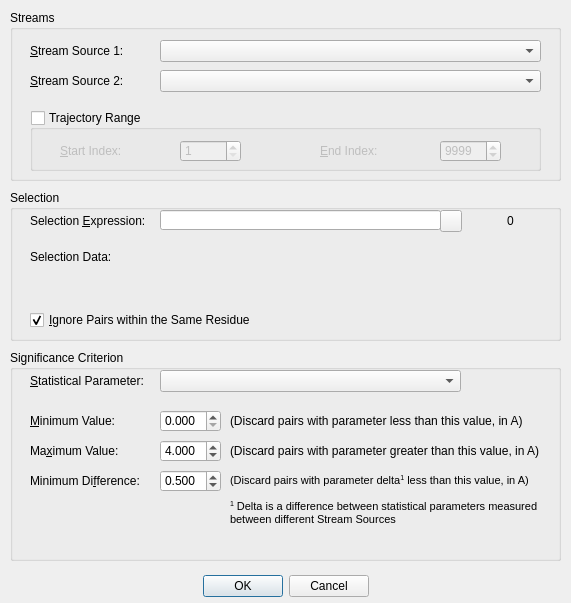
<?xml version="1.0" encoding="UTF-8"?>
<ui version="4.0">
 <class>distanceSearchDialog</class>
 <widget class="QDialog" name="distanceSearchDialog">
  <property name="geometry">
   <rect>
    <x>0</x>
    <y>0</y>
    <width>571</width>
    <height>603</height>
   </rect>
  </property>
  <property name="windowTitle">
   <string>Distance Search</string>
  </property>
  <widget class="QDialogButtonBox" name="buttonBox">
   <property name="geometry">
    <rect>
     <x>10</x>
     <y>570</y>
     <width>551</width>
     <height>32</height>
    </rect>
   </property>
   <property name="orientation">
    <enum>Qt::Horizontal</enum>
   </property>
   <property name="standardButtons">
    <set>QDialogButtonBox::Cancel|QDialogButtonBox::Ok</set>
   </property>
   <property name="centerButtons">
    <bool>true</bool>
   </property>
  </widget>
  <widget class="QGroupBox" name="groupBox_2">
   <property name="geometry">
    <rect>
     <x>10</x>
     <y>190</y>
     <width>551</width>
     <height>151</height>
    </rect>
   </property>
   <property name="title">
    <string>Selection</string>
   </property>
   <widget class="QLabel" name="sel_label">
    <property name="geometry">
     <rect>
      <x>20</x>
      <y>20</y>
      <width>131</width>
      <height>21</height>
     </rect>
    </property>
    <property name="text">
     <string>Selection &amp;Expression:</string>
    </property>
    <property name="buddy">
     <cstring>sel_string</cstring>
    </property>
   </widget>
   <widget class="QLineEdit" name="sel_string">
    <property name="geometry">
     <rect>
      <x>150</x>
      <y>20</y>
      <width>281</width>
      <height>20</height>
     </rect>
    </property>
    <property name="whatsThis">
     <string/>
    </property>
   </widget>
   <widget class="QLabel" name="sel_atCount">
    <property name="geometry">
     <rect>
      <x>470</x>
      <y>20</y>
      <width>61</width>
      <height>21</height>
     </rect>
    </property>
    <property name="text">
     <string>0</string>
    </property>
    <property name="alignment">
     <set>Qt::AlignCenter</set>
    </property>
   </widget>
   <widget class="QLabel" name="sel_label2">
    <property name="geometry">
     <rect>
      <x>20</x>
      <y>60</y>
      <width>111</width>
      <height>20</height>
     </rect>
    </property>
    <property name="text">
     <string>Selection Data:</string>
    </property>
    <property name="alignment">
     <set>Qt::AlignLeading|Qt::AlignLeft|Qt::AlignTop</set>
    </property>
   </widget>
   <widget class="QLabel" name="sel_labelResults">
    <property name="geometry">
     <rect>
      <x>150</x>
      <y>60</y>
      <width>341</width>
      <height>51</height>
     </rect>
    </property>
    <property name="text">
     <string/>
    </property>
    <property name="textFormat">
     <enum>Qt::AutoText</enum>
    </property>
    <property name="alignment">
     <set>Qt::AlignLeading|Qt::AlignLeft|Qt::AlignTop</set>
    </property>
    <property name="wordWrap">
     <bool>true</bool>
    </property>
   </widget>
   <widget class="QPushButton" name="sel_parse">
    <property name="geometry">
     <rect>
      <x>430</x>
      <y>20</y>
      <width>22</width>
      <height>22</height>
     </rect>
    </property>
    <property name="text">
     <string/>
    </property>
   </widget>
   <widget class="QCheckBox" name="selIgnore">
    <property name="geometry">
     <rect>
      <x>20</x>
      <y>120</y>
      <width>511</width>
      <height>20</height>
     </rect>
    </property>
    <property name="text">
     <string>&amp;Ignore Pairs within the Same Residue</string>
    </property>
    <property name="checked">
     <bool>true</bool>
    </property>
   </widget>
  </widget>
  <widget class="QGroupBox" name="groupBox">
   <property name="geometry">
    <rect>
     <x>10</x>
     <y>10</y>
     <width>551</width>
     <height>171</height>
    </rect>
   </property>
   <property name="title">
    <string>Streams</string>
   </property>
   <widget class="QComboBox" name="sCombo">
    <property name="geometry">
     <rect>
      <x>150</x>
      <y>30</y>
      <width>381</width>
      <height>22</height>
     </rect>
    </property>
   </widget>
   <widget class="QLabel" name="label_2">
    <property name="geometry">
     <rect>
      <x>20</x>
      <y>30</y>
      <width>111</width>
      <height>21</height>
     </rect>
    </property>
    <property name="text">
     <string>&amp;Stream Source 1:</string>
    </property>
    <property name="buddy">
     <cstring>sCombo</cstring>
    </property>
   </widget>
   <widget class="QComboBox" name="sCombo2">
    <property name="geometry">
     <rect>
      <x>150</x>
      <y>60</y>
      <width>381</width>
      <height>22</height>
     </rect>
    </property>
   </widget>
   <widget class="QLabel" name="label_3">
    <property name="geometry">
     <rect>
      <x>20</x>
      <y>60</y>
      <width>111</width>
      <height>21</height>
     </rect>
    </property>
    <property name="text">
     <string>&amp;Stream Source 2:</string>
    </property>
    <property name="buddy">
     <cstring>sCombo2</cstring>
    </property>
   </widget>
   <widget class="QGroupBox" name="trajectoryRange">
    <property name="geometry">
     <rect>
      <x>20</x>
      <y>100</y>
      <width>511</width>
      <height>61</height>
     </rect>
    </property>
    <property name="title">
     <string>Trajectory Range</string>
    </property>
    <property name="flat">
     <bool>false</bool>
    </property>
    <property name="checkable">
     <bool>true</bool>
    </property>
    <property name="checked">
     <bool>false</bool>
    </property>
    <widget class="QLabel" name="label_4">
     <property name="geometry">
      <rect>
       <x>290</x>
       <y>30</y>
       <width>121</width>
       <height>21</height>
      </rect>
     </property>
     <property name="text">
      <string>&amp;End Index:</string>
     </property>
     <property name="buddy">
      <cstring>eIndex</cstring>
     </property>
    </widget>
    <widget class="QSpinBox" name="eIndex">
     <property name="geometry">
      <rect>
       <x>410</x>
       <y>30</y>
       <width>61</width>
       <height>22</height>
      </rect>
     </property>
     <property name="minimum">
      <number>1</number>
     </property>
     <property name="maximum">
      <number>999999</number>
     </property>
     <property name="value">
      <number>9999</number>
     </property>
    </widget>
    <widget class="QSpinBox" name="sIndex">
     <property name="geometry">
      <rect>
       <x>150</x>
       <y>30</y>
       <width>61</width>
       <height>22</height>
      </rect>
     </property>
     <property name="minimum">
      <number>1</number>
     </property>
     <property name="maximum">
      <number>999999</number>
     </property>
    </widget>
    <widget class="QLabel" name="label_5">
     <property name="geometry">
      <rect>
       <x>30</x>
       <y>30</y>
       <width>121</width>
       <height>21</height>
      </rect>
     </property>
     <property name="text">
      <string>&amp;Start Index:</string>
     </property>
     <property name="buddy">
      <cstring>sIndex</cstring>
     </property>
    </widget>
   </widget>
  </widget>
  <widget class="QGroupBox" name="groupBox_4">
   <property name="geometry">
    <rect>
     <x>10</x>
     <y>350</y>
     <width>551</width>
     <height>211</height>
    </rect>
   </property>
   <property name="title">
    <string>Significance Criterion</string>
   </property>
   <widget class="QLabel" name="label">
    <property name="geometry">
     <rect>
      <x>20</x>
      <y>20</y>
      <width>131</width>
      <height>21</height>
     </rect>
    </property>
    <property name="text">
     <string>&amp;Statistical Parameter:</string>
    </property>
    <property name="buddy">
     <cstring>sCriterion</cstring>
    </property>
   </widget>
   <widget class="QComboBox" name="sCriterion">
    <property name="geometry">
     <rect>
      <x>150</x>
      <y>20</y>
      <width>301</width>
      <height>22</height>
     </rect>
    </property>
   </widget>
   <widget class="QLabel" name="label_6">
    <property name="geometry">
     <rect>
      <x>20</x>
      <y>120</y>
      <width>131</width>
      <height>21</height>
     </rect>
    </property>
    <property name="text">
     <string>Minimum Di&amp;fference:</string>
    </property>
    <property name="buddy">
     <cstring>spinCriterion</cstring>
    </property>
   </widget>
   <widget class="QDoubleSpinBox" name="spinCriterion">
    <property name="geometry">
     <rect>
      <x>150</x>
      <y>120</y>
      <width>61</width>
      <height>22</height>
     </rect>
    </property>
    <property name="decimals">
     <number>3</number>
    </property>
    <property name="maximum">
     <double>9999.989999999999782</double>
    </property>
    <property name="singleStep">
     <double>0.100000000000000</double>
    </property>
    <property name="value">
     <double>0.500000000000000</double>
    </property>
   </widget>
   <widget class="QLabel" name="label_7">
    <property name="geometry">
     <rect>
      <x>220</x>
      <y>60</y>
      <width>331</width>
      <height>21</height>
     </rect>
    </property>
    <property name="text">
     <string>(Discard pairs with parameter less than this value, in A)</string>
    </property>
    <property name="alignment">
     <set>Qt::AlignLeading|Qt::AlignLeft|Qt::AlignVCenter</set>
    </property>
   </widget>
   <widget class="QLabel" name="label_8">
    <property name="geometry">
     <rect>
      <x>20</x>
      <y>60</y>
      <width>131</width>
      <height>21</height>
     </rect>
    </property>
    <property name="text">
     <string>&amp;Minimum Value:</string>
    </property>
    <property name="buddy">
     <cstring>spinMin</cstring>
    </property>
   </widget>
   <widget class="QDoubleSpinBox" name="spinMin">
    <property name="geometry">
     <rect>
      <x>150</x>
      <y>60</y>
      <width>61</width>
      <height>22</height>
     </rect>
    </property>
    <property name="decimals">
     <number>3</number>
    </property>
    <property name="maximum">
     <double>9999.989999999999782</double>
    </property>
    <property name="singleStep">
     <double>0.100000000000000</double>
    </property>
   </widget>
   <widget class="QLabel" name="label_9">
    <property name="geometry">
     <rect>
      <x>220</x>
      <y>90</y>
      <width>331</width>
      <height>21</height>
     </rect>
    </property>
    <property name="text">
     <string>(Discard pairs with parameter greater than this value, in A)</string>
    </property>
    <property name="alignment">
     <set>Qt::AlignLeading|Qt::AlignLeft|Qt::AlignVCenter</set>
    </property>
   </widget>
   <widget class="QDoubleSpinBox" name="spinMax">
    <property name="geometry">
     <rect>
      <x>150</x>
      <y>90</y>
      <width>61</width>
      <height>22</height>
     </rect>
    </property>
    <property name="decimals">
     <number>3</number>
    </property>
    <property name="maximum">
     <double>9999.989999999999782</double>
    </property>
    <property name="singleStep">
     <double>0.100000000000000</double>
    </property>
    <property name="value">
     <double>4.000000000000000</double>
    </property>
   </widget>
   <widget class="QLabel" name="label_10">
    <property name="geometry">
     <rect>
      <x>20</x>
      <y>90</y>
      <width>131</width>
      <height>21</height>
     </rect>
    </property>
    <property name="text">
     <string>Ma&amp;ximum Value:</string>
    </property>
    <property name="buddy">
     <cstring>spinMax</cstring>
    </property>
   </widget>
   <widget class="QLabel" name="label_11">
    <property name="geometry">
     <rect>
      <x>220</x>
      <y>124</y>
      <width>331</width>
      <height>81</height>
     </rect>
    </property>
    <property name="text">
     <string>&lt;!DOCTYPE HTML PUBLIC &quot;-//W3C//DTD HTML 4.0//EN&quot; &quot;http://www.w3.org/TR/REC-html40/strict.dtd&quot;&gt;
&lt;html&gt;&lt;head&gt;&lt;meta name=&quot;qrichtext&quot; content=&quot;1&quot; /&gt;&lt;style type=&quot;text/css&quot;&gt;
p, li { white-space: pre-wrap; }
&lt;/style&gt;&lt;/head&gt;&lt;body style=&quot; font-family:'MS Shell Dlg 2'; font-size:8.25pt; font-weight:400; font-style:normal;&quot;&gt;
&lt;p style=&quot; margin-top:0px; margin-bottom:0px; margin-left:0px; margin-right:0px; -qt-block-indent:0; text-indent:0px;&quot;&gt;&lt;span style=&quot; font-size:8pt;&quot;&gt;(Discard pairs with parameter delta&lt;/span&gt;&lt;span style=&quot; font-size:8pt; vertical-align:super;&quot;&gt;1&lt;/span&gt;&lt;span style=&quot; font-size:8pt;&quot;&gt; less than this value, in A)&lt;/span&gt;&lt;/p&gt;
&lt;p style=&quot;-qt-paragraph-type:empty; margin-top:0px; margin-bottom:0px; margin-left:0px; margin-right:0px; -qt-block-indent:0; text-indent:0px; font-size:8pt;&quot;&gt;&lt;/p&gt;
&lt;p style=&quot; margin-top:0px; margin-bottom:0px; margin-left:0px; margin-right:0px; -qt-block-indent:0; text-indent:0px;&quot;&gt;&lt;span style=&quot; font-size:8pt; vertical-align:super;&quot;&gt;1&lt;/span&gt;&lt;span style=&quot; font-size:8pt;&quot;&gt; Delta is a difference between statistical parameters measured between different Stream Sources&lt;/span&gt;&lt;/p&gt;&lt;/body&gt;&lt;/html&gt;</string>
    </property>
    <property name="alignment">
     <set>Qt::AlignLeading|Qt::AlignLeft|Qt::AlignTop</set>
    </property>
    <property name="wordWrap">
     <bool>true</bool>
    </property>
   </widget>
  </widget>
 </widget>
 <tabstops>
  <tabstop>sCombo</tabstop>
  <tabstop>sCombo2</tabstop>
  <tabstop>trajectoryRange</tabstop>
  <tabstop>sIndex</tabstop>
  <tabstop>eIndex</tabstop>
  <tabstop>sel_string</tabstop>
  <tabstop>sel_parse</tabstop>
  <tabstop>sCriterion</tabstop>
  <tabstop>spinMin</tabstop>
  <tabstop>spinMax</tabstop>
  <tabstop>spinCriterion</tabstop>
  <tabstop>buttonBox</tabstop>
 </tabstops>
 <resources/>
 <connections>
  <connection>
   <sender>buttonBox</sender>
   <signal>rejected()</signal>
   <receiver>distanceSearchDialog</receiver>
   <slot>reject()</slot>
   <hints>
    <hint type="sourcelabel">
     <x>316</x>
     <y>431</y>
    </hint>
    <hint type="destinationlabel">
     <x>286</x>
     <y>274</y>
    </hint>
   </hints>
  </connection>
 </connections>
</ui>
